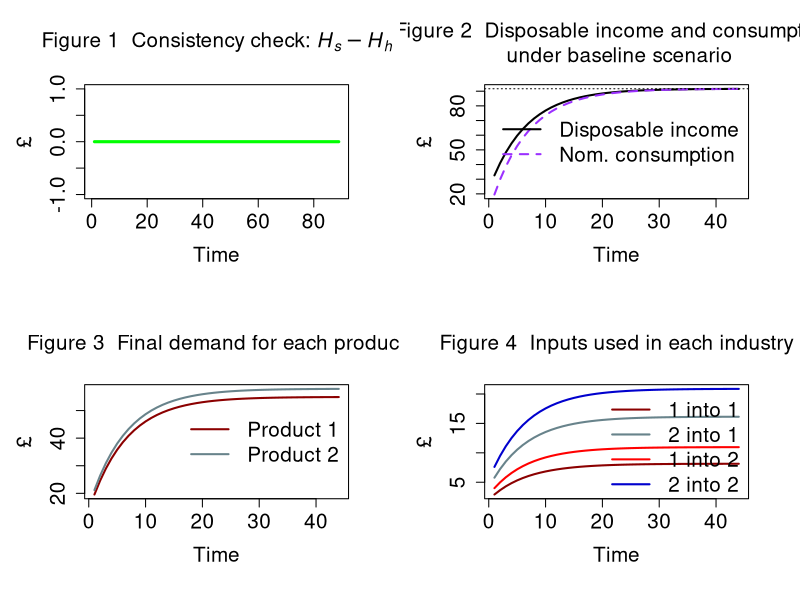

The R source for this figure:
# IO-SFC MODEL (BASED ON MODEL PC)

# Created by Marco Veronese Passarella

# Version: 7 June 2024; revised: 27 January 2025

### PREPARE THE ENVIRONMENT ################################################################################

#Clear Environment
rm(list=ls(all=TRUE))

#Clear Plots
if(!is.null(dev.list())) dev.off()

#Clear Console
cat("\014")

#Set directory/folder
#setwd("C:/Users/...")

#set number of periods
nPeriods = 90

#Set number of scenarios
nScenarios = 1 

#Set number of industries ***
nIndustries = 2

### SET THE COEFFICIENTS (EXOGENOUS VARIABLES AND PARAMETERS) ################################################################################

alpha10 = 0.8 #Autonomous component of propensity to consume out of income
alpha11 = 8 #Interest rate elasticity of propensity to consume out of income (minus sign)
alpha2=0.4 #Propensity to consume out of wealth
w = 0.4 #Uniform wage rate
mu = 0.875 #Uniform mark-up
pr1 = 1 #Labour productivity in industry 1
pr2 = 1 #Labour productivity in industry 2
lambda0 = 0.635 #Autonomous share of bills
lambda1 = 5 #Elasticity of bills demand to interest rate
lambda2 = 0.01 #Elasticity of bills demand to yd/v
theta=0.2 #Tax rate on income
r_bar=matrix(data=0.025,nrow=nScenarios,ncol=nPeriods) #Interest rate as policy instrument
beta1_c_bar=0.50 #Household consumption share of product 1
beta2_c_bar=0.50 #Household consumption share of product 2
beta1_g_bar=0.48 #Government consumption share of product 1
beta2_g_bar=0.52 #Government consumption share of product 2
a11 = 0.11 #Quantity of product 1 necessary to produce one unit of product 1
a12 = 0.12 #Quantity of product 1 necessary to produce one unit of product 2
a21 = 0.21 #Quantity of product 2 necessary to produce one unit of product 1
a22 = 0.22 #Quantity of product 2 necessary to produce one unit of product 2

#Tip: try 0.12, 0.12, 0.20, 0.20 for unit prices

### CREATE VARIABLES AND ATTRIBUTE INITIAL VALUES ################################################################################

#Use 'array' function to create 3-dimension variables
x=array(data=0,dim=c(nScenarios,nPeriods,nIndustries)) #Gross output by industry (real)
d=array(data=0,dim=c(nScenarios,nPeriods,nIndustries)) #Demand by industry (real)
beta_c=array(data=0,dim=c(nScenarios,nPeriods,nIndustries)) #Real consumption composition
beta_g=array(data=0,dim=c(nScenarios,nPeriods,nIndustries)) #Real government expenditure composition
p=array(data=1,dim=c(nScenarios,nPeriods,nIndustries)) #Unit prices

#Create matrix of coefficients
A=matrix(data=0,nrow=nIndustries,ncol=nIndustries) #2D matrix of technical coefficients
I = diag(x=1, nrow=nIndustries, ncol=nIndustries) #2D diagonal matrix
A4=array(data=0,dim=c(nScenarios,nPeriods,nIndustries,nIndustries)) #4D matrix of technical coefficients

#Other 2-dimension variables
alpha1=matrix(data=alpha10-alpha11*r_bar,nrow=nScenarios,ncol=nPeriods) #Propensity to consume out of income
b_cb=matrix(data=0,nrow=nScenarios,ncol=nPeriods) #Government bills held by Central Bank
b_h=matrix(data=0,nrow=nScenarios,ncol=nPeriods) #Government bills held by households
b_s=matrix(data=0,nrow=nScenarios,ncol=nPeriods) #Government bills supplied by government
h_h=matrix(data=0,nrow=nScenarios,ncol=nPeriods) #Cash money held by households
h_s=matrix(data=0,nrow=nScenarios,ncol=nPeriods) #Cash money supplied by central bank
r=matrix(data=r_bar,nrow=nScenarios,ncol=nPeriods) #Interest rate on government bills
t=matrix(data=0,nrow=nScenarios,ncol=nPeriods) #Taxes
v=matrix(data=0,nrow=nScenarios,ncol=nPeriods) #Households wealth
yd=matrix(data=0,nrow=nScenarios,ncol=nPeriods) #Disposable income of households
cons=matrix(data=0,nrow=nScenarios,ncol=nPeriods) #Consumption (real)
g=matrix(data=20,nrow=nScenarios,ncol=nPeriods) #Government expenditure (real)
y=matrix(data=0,nrow=nScenarios,ncol=nPeriods) #Value of net output (GDP)
p_c=matrix(data=1,nrow=nScenarios,ncol=nPeriods) #Average price for the consumers
p_g=matrix(data=1,nrow=nScenarios,ncol=nPeriods) #Average price for the government
infl=matrix(data=1,nrow=nScenarios,ncol=nPeriods) #Inflation tax (see Godley and Lavoie, 9.2.4 and 9.3.1)

### RUN THE MODEL ################################################################################

#DEFINE THE LOOPS

#Choose scenario
for (j in 1:nScenarios){
  
  #Define time loop
  for (i in 2:nPeriods){
    
    #Define iterations
    for (iterations in 1:100){

      
      #DEFINE THE SYSTEM OF EQUATIONS        

      
      ## A) Define the matrix of technical coefficients ####
      
      #4D matrix of technical coefficients
      A4[j,i,,]=c(a11,a21,a12,a22)                   
      
      #2D matrix of technical coefficients
      A = A4[j,i,,]          
      
      
      ## B) Define consumption shares ####
      
      #Household real consumption share of product 1 - eq. 13.1
      beta_c[j,i,1]=beta1_c_bar
      
      #Household real consumption share of product 2 - eq. 13.2
      beta_c[j,i,2]=beta2_c_bar
      
      #Government real consumption share of product 1 - eq. 14.1
      beta_g[j,i,1]=beta1_g_bar
      
      #Government real consumption share of product 2 - eq. 14.2
      beta_g[j,i,2]=beta2_g_bar
      
      
      ## C) Define input-output structure ####
      
      #Real final demand vector by industry - eq. 15
      d[j,i,] = beta_c[j,i,]*cons[j,i] + beta_g[j,i,]*g[j,i]
      
      #Real gross output by industry  - eq. 16
      x[j,i,] = solve(I-A) %*% d[j,i,]
      
      #Value of net output (GDP)  - eq. 1.A
      y[j,i] = t(p[j,i,]) %*% d[j,i,]
            
      
      ## D) Set prices ####
      
      #Set unit price of output of industry 1 - eq. 17.1
      p[j,i,1] = (w/pr1) + (p[j,i,1]*A[1] + p[j,i,2]*A[2])*(1 + mu) 
      
      #Set unit price of output of industry 2 - eq. 17.2  
      p[j,i,2] = (w/pr2) + (p[j,i,1]*A[3] + p[j,i,2]*A[4])*(1 + mu) 
      
      #Average price for the consumers - eq. 18
      p_c[j,i] = t(p[j,i,]) %*% beta_c[j,i,]
      
      #Average price for the government - eq. 19
      p_g[j,i] = t(p[j,i,]) %*% beta_g[j,i,]
      
      
      ## E) Households' behaviour ####
      
      #Disposable income - eq. 2
      yd[j,i] = y[j,i] - t[j,i] + r[j,i-1]*b_h[j,i-1]
      
      #Wealth accumulation - eq. 4 
      v[j,i] = v[j,i-1] + (yd[j,i] - p_c[j,i]*cons[j,i])
      
      #Real consumption function with no monetary illusion - eq. 5.A.1 
      cons[j,i] = alpha1[j,i]*((yd[j,i]/p_c[j,i])-infl[j,i]) + alpha2*v[j,i-1]/p_c[j,i]
      
      #Inflation tax for households - eq. 5.A.1
      infl[j,i] = ((p_c[j,i]-p_c[j,i-1])/p_c[j,i-1])*(v[j,i-1]/p_c[j,i])
      
      #Endogenous propensity to consume out of income  - eq. 12
      alpha1[j,i] = alpha10 - alpha11*r[j,i]
      
      
      ## F) Portfolio equations ####
      
      #Demand for cash money - eq. 6
      h_h[j,i] = v[j,i] - b_h[j,i]
      
      #Demand for government bills - eq. 7
      b_h[j,i] = v[j,i]*(lambda0 + lambda1*r[j,i] - lambda2*(yd[j,i]/v[j,i]))
      
      
      ## G) Government ####
      
      #Tax payments - eq. 3 
      t[j,i] = theta*(y[j,i] + r[j,i-1]*b_h[j,i-1])
      
      #Supply of government bills - eq. 8
      b_s[j,i] = b_s[j,i-1] + ( p_g[j,i]*g[j,i] + r[j,i-1]*b_s[j,i-1]) - (t[j,i] + r[j,i-1]*b_cb[j,i-1])
      
      
      ## H) Central bank ####
      
      #Supply of cash - eq. 9
      h_s[j,i] = h_s[j,i-1] + b_cb[j,i] - b_cb[j,i-1]
      
      #Government bills held by the central bank - eq. 10
      b_cb[j,i] = b_s[j,i] - b_h[j,i]
      
      #Interest rate as policy instrument - eq. 11
      r[j,i] = r_bar[j,i]
      
    }
    
  }
}

### CONSISTENCY CHECK (REDUNDANT EQUATION) AND PLOTS ################################################################################

#Define layout
layout(matrix(c(1,2,3,4), 2, 2, byrow = TRUE))
par(mar = c(5.1+1, 4.1+1, 4.1+1, 2.1+1))

#Figure 1: redundant equation
plot(h_s[1,2:nPeriods]-h_h[1,2:nPeriods], type="l", col="green",lwd=3,lty=1,font.main=1,cex.main=1.5,
     main=expression("Figure 1  Consistency check: " * italic(H[phantom("")]["s"]) - italic(H[phantom("")]["h"])),
     cex.axis=1.5,cex.lab=1.5,ylab = '\u00A3',
     xlab = 'Time',ylim = range(-1,1))

#Figure 2: disposable income and consumption
plot(yd[1,2:45],type="l", col=1, lwd=2, lty=1, font.main=1,cex.main=1.5,
     main="Figure 2  Disposable income and consumption \n under baseline scenario",
     ylab = '\u00A3',xlab = 'Time',ylim = range(min(cons[1,2:45]*p_c[1,2:45]),max(yd[1,2:45])),
     cex.axis=1.5,cex.lab=1.5)
lines(cons[1,2:45]*p_c[1,2:45],type="l",lwd=2,lty=2,col="purple1")
legend("right",c("Disposable income","Nom. consumption"),  bty = "n",
       cex=1.5, lty=c(1,2), lwd=c(2,2), col = c(1,"purple1"), box.lty=0)
abline(h=yd[1,nPeriods],col=1,lty=3)

#Figure 3: final demands
plot(d[1,2:45,1]*p[1,2:45,1],type="l", col="red4", lwd=2, lty=1, font.main=1,cex.main=1.5,
     main="Figure 3  Final demand for each product",
     ylab = '\u00A3',xlab = 'Time',ylim = range(min(d[1,2:45,1]*p[1,2:45,1]),max(d[1,2:45,2]*p[1,2:45,2])),
     cex.axis=1.5,cex.lab=1.5)
lines(d[1,2:45,2]*p[1,2:45,2],type="l",lwd=2,lty=1,col="lightblue4")
legend("right",c("Product 1","Product 2"),  bty = "n",
       cex=1.5, lty=c(1,1), lwd=c(2,2), col = c("red4","lightblue4"), box.lty=0)

#Figure 4: inputs used in each industry
plot(x[1,2:45,1]*A[1]*p[1,2:45,1],type="l", col="red4", lwd=2, lty=1, font.main=1,cex.main=1.5,
     main="Figure 4  Inputs used in each industry",
     ylab = '\u00A3',xlab = 'Time',ylim = range(min(x[1,2:45,1]*A[1]*p[1,2:45,1]),max(x[1,2:45,2]*A[4]*p[1,2:45,2])),
     cex.axis=1.5,cex.lab=1.5)
lines(x[1,2:45,1]*A[2]*p[1,2:45,2],type="l",lwd=2,lty=1,col="lightblue4")
lines(x[1,2:45,2]*A[3]*p[1,2:45,1],type="l",lwd=2,lty=1,col="red1")
lines(x[1,2:45,2]*A[4]*p[1,2:45,2],type="l",lwd=2,lty=1,col="blue3")
legend("topright",c("1 into 1","2 into 1", "1 into 2","2 into 2" ),  bty = "n",
       cex=1.5, lty=c(1,1,1,1), lwd=c(2,2,2,2), col = c("red4","lightblue4","red1","blue3"), box.lty=0)

